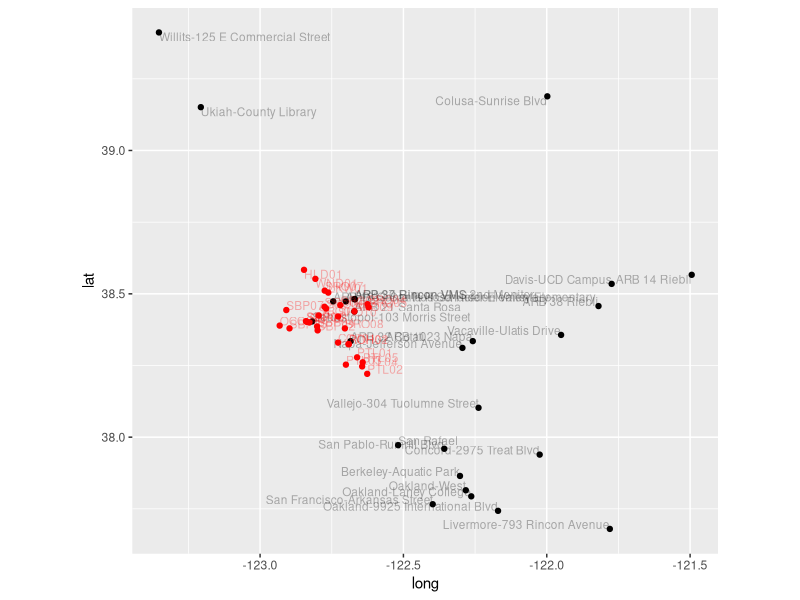

R code for this plot:
## ---- chunk 1

knitr::opts_chunk$set(echo = TRUE)

## ---- chunk 2

library(tidyverse)

## ---- chunk 3

st_sensors <- read_csv(file = "../data/aq_sensors.csv")
st_sensors <- filter(st_sensors, `sensor class` == "short_term")

long_term_pm25 <- read_csv("../data/long_term_pm25.csv")
lt_sensors <-long_term_pm25 %>%
  distinct(name, .keep_all = TRUE) %>%
  transmute(name, "sensor class" = "long_term", latitude, longitude)

farms <- read_csv(file = "../data/farm_data.csv")
hysplit <- readxl::read_xlsx(path = "../data/HYSPLIT_data.xlsx")

all(sort(hysplit$Address)==sort(farms$address))

## ---- chunk 4

#farm

farms <- left_join(farms, hysplit, by = c("address" = "Address"))

farms <- farms %>%
  select(address, Key, long, lat, `Exposure (raw, final model, normalized)`, `Exposure (smoothed, final model, normalized)`, `Rank (raw)`, `Rank (smoothed)`)

rm(list = "hysplit")

#aq_sensors

aq_sensors <- rbind(lt_sensors, st_sensors)
rm(list = c("lt_sensors", "st_sensors"))
aq_sensors <- rename(aq_sensors, lat = latitude, long = longitude)

## ---- chunk 5

ggplot(NULL, aes(long, lat)) +
  geom_point(data = aq_sensors) +
  geom_text(data = aq_sensors, color = "black", alpha = .3, aes(label = name), hjust = "inward", vjust = "inward", size = 3) +
  geom_point(data = farms, color = "red") +
  geom_text(data = farms, color = "red", alpha = .3, aes(label = Key), hjust = "inward", vjust = "inward", size = 3) +
  coord_fixed()

## ---- chunk 6



